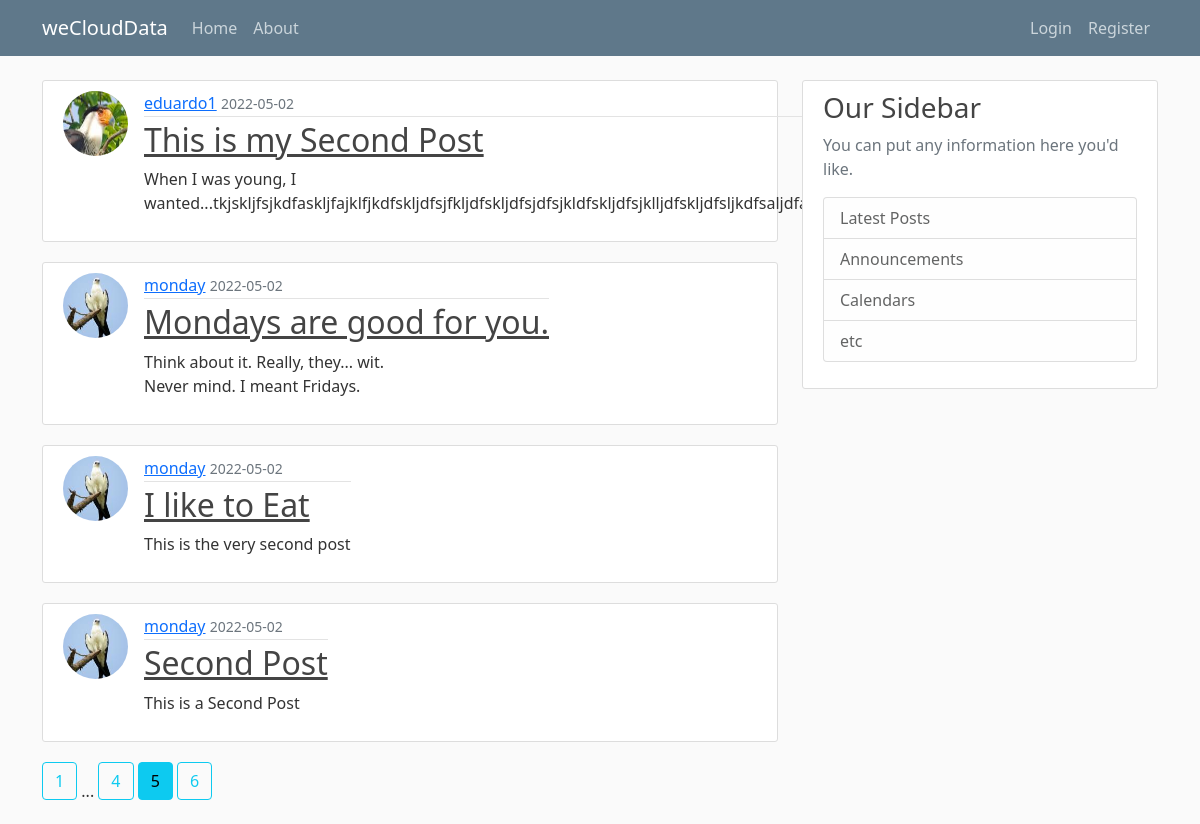
/home?page=5, run on the app's committed database.
### weblog/models.py (models this page shows, shortened)
class Post(db.Model):
    id = db.Column(db.Integer, primary_key=True)
    title = db.Column(db.String(100), nullable=False)
    date_posted = db.Column(db.DateTime, nullable=False,
                            default=datetime.utcnow)
    content = db.Column(db.Text, nullable=False)
    user_id = db.Column(db.Integer, db.ForeignKey('user.id'), nullable=False)

class User(db.Model, UserMixin):
    id = db.Column(db.Integer, primary_key=True)
    username = db.Column(db.String(20), unique=True, nullable=False)
    email = db.Column(db.String(120), unique=True, nullable=False)
    image_file = db.Column(db.String(20), nullable=False,
                           default='default.jpg')
    password = db.Column(db.String(60), nullable=False)
    posts = db.relationship('Post', backref='author', lazy=True)

### weblog/main/routes.py (the view)
@main.route("/")
@main.route("/home")
def home():
    page = request.args.get('page', 1, type=int)
    posts = Post.query.order_by(Post.date_posted.desc()).paginate(per_page=4, page=page)
    return render_template('home.html', posts=posts)

### weblog/templates/home.html
{% extends "layout.html" %}
{% block content %}
    {% for post in posts.items %}
        <article class="media content-section post-home">
            <img src="{{ url_for('static', filename='profiles/' + post.author.image_file) }}"  class="rounded-circle article-img">
            <div class="media-body">
                <div class="article-metadata">
                    <a class="mr-2" href="{{ url_for('users.user_posts', username=post.author.username) }}">{{ post.author.username }}</a>
                    <small class="text-muted">{{ post.date_posted.strftime('%Y-%m-%d') }}</small>
                </div>
                <h2><a class="article-title" href="{{ url_for('posts.post', post_id=post.id) }}">{{ post.title }}</a></h2>
                <p class="article-content">{{ post.content }}</p>
            </div>
      </article>
    {% endfor %}
    {% for page_num in posts.iter_pages(left_edge=1, right_edge=1, left_current=1, right_current=2) %}
        {% if page_num %}
            {% if posts.page == page_num %}
                <a class="btn btn-info mb-4" href="{{ url_for('main.home', page=page_num) }}">{{ page_num }}</a>
            {% else %}
                <a class="btn btn-outline-info mb-4" href="{{ url_for('main.home', page=page_num) }}">{{ page_num }}</a>
            {% endif %}
        {% else %}
            ...
        {% endif %}
    {% endfor %}
{% endblock content %}

### weblog/static/main.css (style rules this page uses)
body { background: #fafafa; color: #333333; margin-top: 5rem; }
h1, h2, h3, h4, h5, h6 { color: #444444; }
.content-section { background: #ffffff; padding: 10px 20px; border: 1px solid #dddddd; border-radius: 3px; margin-bottom: 20px; }
.article-title { color: #444444; }
.article-content { white-space: pre-line; }
.article-img { height: 65px; width: 65px; margin-right: 16px; }
.article-metadata { padding-bottom: 1px; margin-bottom: 4px; border-bottom: 1px solid #e3e3e3 }
.post-home { display: flex; align-items: flex-start; }

### data on the page
Post: image_file (picture), author.username "eduardo1", date_posted "2022-05-02", title "This is my Second Post", content "When I was young, I wanted...tkjskljfsjkdfaskljfajklfjkdfskljdfsjfkljdfskljdfsjdfsjkldfskljdfsjklljdfskljdfsljkdfsaljdfaskljdfsakljdfas"
Post: image_file (picture), author.username "monday", date_posted "2022-05-02", title "Mondays are good for you.", content "Think about it. Really, they... wit. Never mind. I meant Fridays."
Post: image_file (picture), author.username "monday", date_posted "2022-05-02", title "I like to Eat", content "This is the very second post"
Post: image_file (picture), author.username "monday", date_posted "2022-05-02", title "Second Post", content "This is a Second Post"

### other printed values
{{ page_num }} "1" "4" "6"
{{ page_num }} "5"
